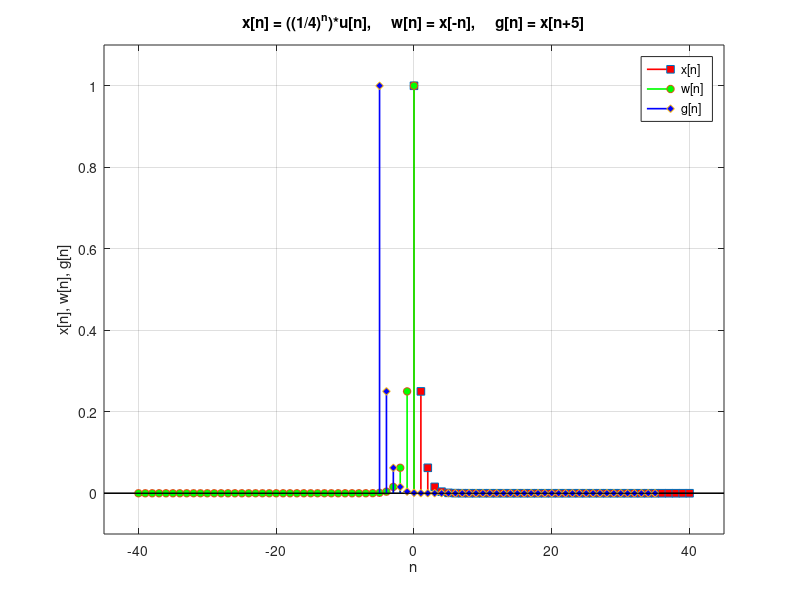

This figure's MATLAB source:
% SISTEMAS LINEARES 2023.1
% ANTONIO ERALDO CAETANO MARTINS  -  415221

% Vou chamar n de nx
% Definindo o intervalo 0 >= nx >= 40
n_0 = 0; 
n_n = 40;
nx = n_0:n_n;

% Com a função degrau unitário teremos apenas valores positivos de n para 
% que x seja diferente de 0, já que u[n] = 1 para n >= 0 e u[n] = 0 para
% n < 0:

% Sinal x[n]:
x = ((1/4).^nx) .* (nx >= 0);

% Sinal w[n]:
w = fliplr(x); % invertendo x
nw = (-1)*nx; % transformando em negativos
nw = fliplr(nw); % invertendo vetor de negativos

% Sinal g[n]:
g = x; 
ng = nx+(-5); % trazendo o vetor nx para a esquerda

% Plotando os sinais
figure('Position', [85, 70, 1200, 600])
stem(nx, x, 's', 'Color', 'red', 'LineWidth', 1.2, 'MarkerSize', 5.5, 'MarkerFaceColor', 'red');
hold on;
stem(nw, w, 'o', 'Color', 'green', 'LineWidth', 1.2, 'MarkerSize', 5.5, 'MarkerFaceColor', 'green');
hold on;
stem(ng, g, 'd', 'Color', 'blue', 'LineWidth', 1.2, 'MarkerSize', 5.5, 'MarkerFaceColor', 'blue');
hold off;

grid on;
legend('x[n]', 'w[n]', 'g[n]');
axis([-45 45 -0.1 1.1]);

title('x[n] = ((1/4)^n)*u[n],     w[n] = x[-n],     g[n] = x[n+5]');
xlabel('n');
ylabel('x[n], w[n], g[n]');
